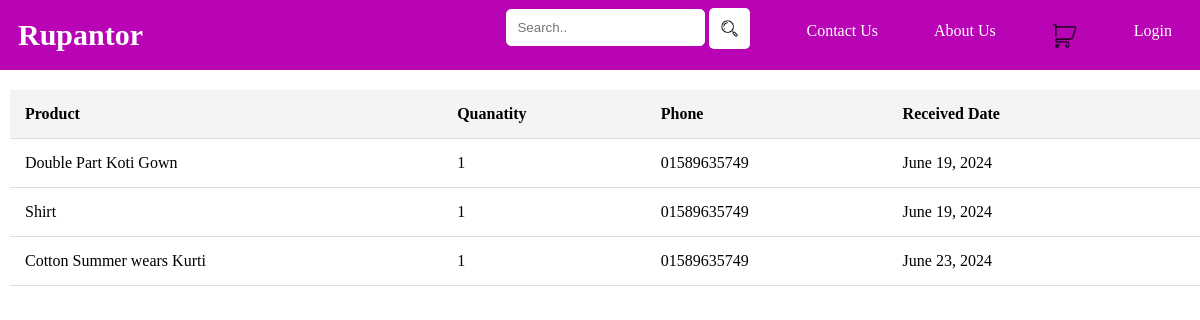
The page /purchase_history/ on the database its author committed.
### management/models.py (models this page shows, shortened)
class ShippedItems(models.Model):
    user = models.ForeignKey(settings.AUTH_USER_MODEL, on_delete=models.CASCADE, null=True, blank=True)
    session_key = models.CharField(max_length=40, null=True, blank=True)
    product = models.CharField(max_length=100, blank=True)
    quantity = models.IntegerField(null=True)
    customerName = models.CharField(max_length=100, null=True)
    customerPhone = models.CharField(max_length=100, null=True)
    customerEmail = models.EmailField(blank=True, null=True)
    receivedDate = models.DateField(default=timezone.now)

### management/views.py (the view)
# urls.py: path('purchase_history/', views.purchase_history, name='purchase_history'),
def purchase_history(request):
    purchaseHistory = ShippedItems.objects.all()
    today = timezone.now().date()
    context = {
        'purchaseHistory': purchaseHistory,
        'today' : today
    }
    template = loader.get_template('purchaseHistory.html')
    return HttpResponse(template.render(context, request))

### management/templates/purchaseHistory.html (shortened to what this page needs)
<!DOCTYPE html>
<html lang="en">
<head>
</head>
<body>
    {% include 'header.html' %}
    <div class="shipped-container">
        {% if purchaseHistory %}
        <table>
            <thead>
                <tr>
                    <th>Product</th>
                    <th>Quanatity</th>
                    <th>Phone</th>
                    <th>Received Date</th>
                    <th></th>
                </tr>
            </thead>
            <tbody>
                {% for item in purchaseHistory %}
                    <tr>
                        <td>{{ item.product }}</td>
                        <td>{{ item.quantity }}</td>
                        <td>{{ item.customerPhone }}</td>
                        <td>{{ item.receivedDate }}</td>
                        <td>
                        </td>
                    </tr>
                {% endfor %}
            </tbody>
        </table>
        {% else %}
            <p>You have not purchased anything yet</p>
        {% endif %}
    </div>
</body>
</html>

### management/templates/purchaseHistory.html (style rules this page uses)
table { width: 100%; border-collapse: collapse; margin-top: 20px; margin-left: 10px; }
th, td { padding: 15px; text-align: left; border-bottom: 1px solid #ddd; }
th { background-color: #f4f4f4; }

### management/templates/header.html (style rules this page uses)
body { margin: 0; }

### rows shown on the page
ShippedItems: product "Double Part Koti Gown", quantity "1", customerPhone "01589635749", receivedDate "June 19, 2024"
ShippedItems: product "Shirt", quantity "1", customerPhone "01589635749", receivedDate "June 19, 2024"
ShippedItems: product "Cotton Summer wears Kurti", quantity "1", customerPhone "01589635749", receivedDate "June 23, 2024"
